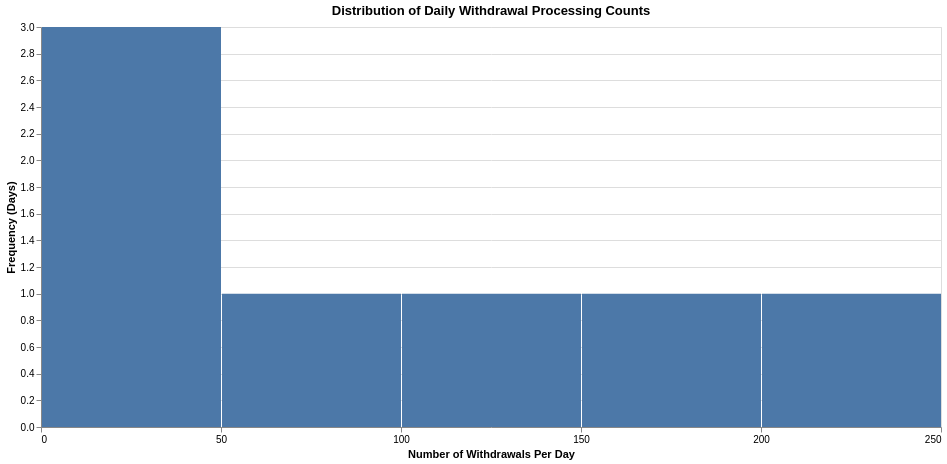

Vega-Lite specification for this chart:
### Vega-Lite specification from a JSON file in a GitHub repository (floating-point values rounded to 4 significant figures)
{"config": {"view": {"continuousWidth": 300, "continuousHeight": 300}}, "data": {"name": "data-829d358c574c87f4e2d0d659507e2ac1"}, "mark": {"type": "bar"}, "encoding": {"tooltip": [{"bin": true, "field": "unique_withdrawals", "title": "Withdrawals per Day", "type": "quantitative"}, {"aggregate": "count", "title": "Number of Days", "type": "quantitative"}], "x": {"bin": true, "field": "unique_withdrawals", "title": "Number of Withdrawals Per Day", "type": "quantitative"}, "y": {"aggregate": "count", "title": "Frequency (Days)", "type": "quantitative"}}, "height": 400, "title": "Distribution of Daily Withdrawal Processing Counts", "width": 900, "$schema": "https://vega.github.io/schema/vega-lite/v5.20.1.json", "datasets": {"data-829d358c574c87f4e2d0d659507e2ac1": [{"processing_date": "2025-03-11", "unique_withdrawals": 156, "example_type": "validatorBalances", "processing_date_str": "2025-03-11"}, {"processing_date": "2025-03-12", "unique_withdrawals": 79, "example_type": "exitValidators", "processing_date_str": "2025-03-12"}, {"processing_date": "2025-03-13", "unique_withdrawals": 44, "example_type": "exitValidators", "processing_date_str": "2025-03-13"}, {"processing_date": "2025-03-14", "unique_withdrawals": 9, "example_type": "exitValidators", "processing_date_str": "2025-03-14"}, {"processing_date": "2025-03-15", "unique_withdrawals": 215, "example_type": "exitValidators", "processing_date_str": "2025-03-15"}, {"processing_date": "2025-03-16", "unique_withdrawals": 147, "example_type": "exitValidators", "processing_date_str": "2025-03-16"}, {"processing_date": "2025-03-17", "unique_withdrawals": 8, "example_type": "exitValidators", "processing_date_str": "2025-03-17"}]}}
